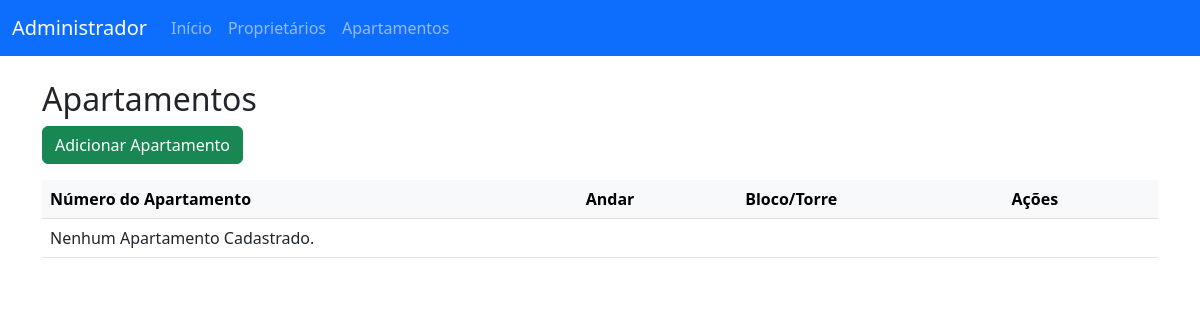
Page /apartamentos/ on the earlier database version.
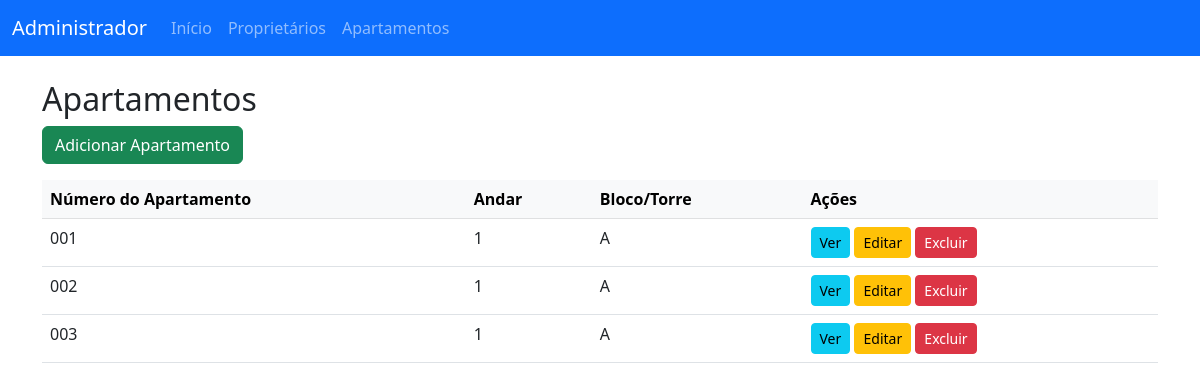
Same page on the later database version.
### apartamentos/models.py (models this page shows, shortened)
class Apartamento(models.Model):
    numero = models.CharField(max_length=10, unique=True, verbose_name="Número do Apartamento")
    andar = models.IntegerField(blank=True, null=True, verbose_name="Andar")
    bloco = models.CharField(max_length=10, verbose_name="Bloco/Torre")
    status = models.BooleanField(default=True, verbose_name="Status")
    proprietario = models.ForeignKey(Proprietario, on_delete=models.PROTECT, related_name="proprietario_apartamento")
    data_criacao = models.DateTimeField(auto_now_add=True)
    data_atualizacao = models.DateTimeField(auto_now=True)
    class Meta:
        verbose_name = "Apartamento"
        verbose_name_plural = "Apartamentos"
        ordering = ["andar", "numero"]

### apartamentos/views.py (the view)
# urls.py: path('',ApartamentoListView.as_view(), name='apartamento_list'),
class ApartamentoListView(ListView):
    model = Apartamento
    template_name = 'apartamentos/apartamento_list.html'
    context_object_name = 'apartamentos'
    paginate_by = 10

### apartamentos/templates/apartamentos/apartamento_list.html (shortened to what this page needs)
{% extends 'apartamentos/base.html' %}
{% block content %}
<h2>Apartamentos</h2>
<a href="{% url 'apartamento_create' %}" class="btn btn-success mb-3">Adicionar Apartamento</a>
<table class="table table-hover">
    <thead class="table-light">
        <tr>
            <th>Número do Apartamento</th>
            <th>Andar</th>
            <th>Bloco/Torre</th>
            <th>Ações</th>
        </tr>
    </thead>
    <tbody>
    {% for apartamento in apartamentos %}
        <tr>
            <td>{{ apartamento.numero }} </td>
            <td>{{ apartamento.andar }}</td>
            <td>{{ apartamento.bloco }}</td>
            <td>
                <a class="btn btn-sm btn-info" href="{% url 'apartamento_detail' apartamento.pk %}">Ver</a>
                <a class="btn btn-sm btn-warning" href="{% url 'apartamento_update' apartamento.pk %}">Editar</a>
                <a class="btn btn-sm btn-danger" href="{% url 'apartamento_delete' apartamento.pk %}">Excluir</a>
            </td>
        </tr>
    {% empty %}
        <tr><td colspan="4">Nenhum Apartamento Cadastrado.</td></tr>
    {% endfor %}
    </tbody>
</table>
{% endblock %}

### apartamentos/templates/apartamentos/base.html (shortened to what this page needs)
<html lang="pt-br">
<head>
    <link href="https://cdn.jsdelivr.net/npm/bootstrap@5.3.0/dist/css/bootstrap.min.css" rel="stylesheet">
</head>
<body>
<nav class="navbar navbar-expand-lg navbar-dark bg-primary">
    <div class="container-fluid">
        <a class="navbar-brand" href="/admin/">Administrador</a>
        <button class="navbar-toggler" type="button" data-bs-toggle="collapse" data-bs-target="#navbarNav">
        <div class="collapse navbar-collapse" id="navbarNav">
            <ul class="navbar-nav">
                <li class="nav-item">
                    <a class="nav-link" href="{% url 'home' %}">Início</a>
                </li>
                <li class="nav-item">
                    <a class="nav-link" href="{% url 'proprietario_list' %}">Proprietários</a>
                </li>
                <li class="nav-item">
                     <a class="nav-link" href="{% url 'apartamento_list' %}">Apartamentos</a>
                </li>
            </ul>
        </div>
    </div>
</nav>
<div class="container py-4">
    {% block content %}{% endblock %}
</div>
</body>
</html>

Differences in the rows shown:
added Apartamento: numero "001", andar "1", bloco "A"
added Apartamento: numero "002", andar "1", bloco "A"
added Apartamento: numero "003", andar "1", bloco "A"
Other differences:
text no longer shown: "Nenhum Apartamento Cadastrado."
